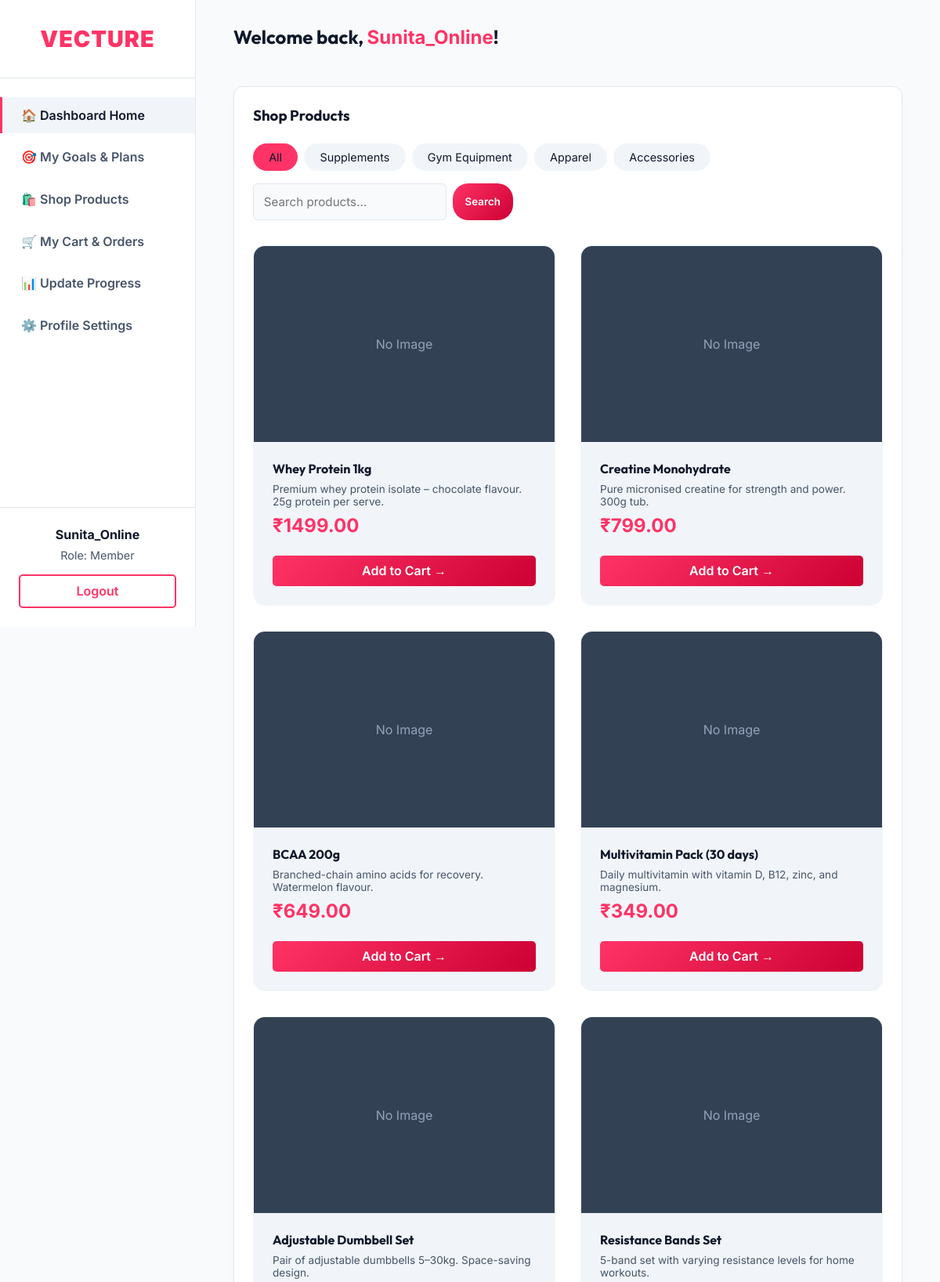
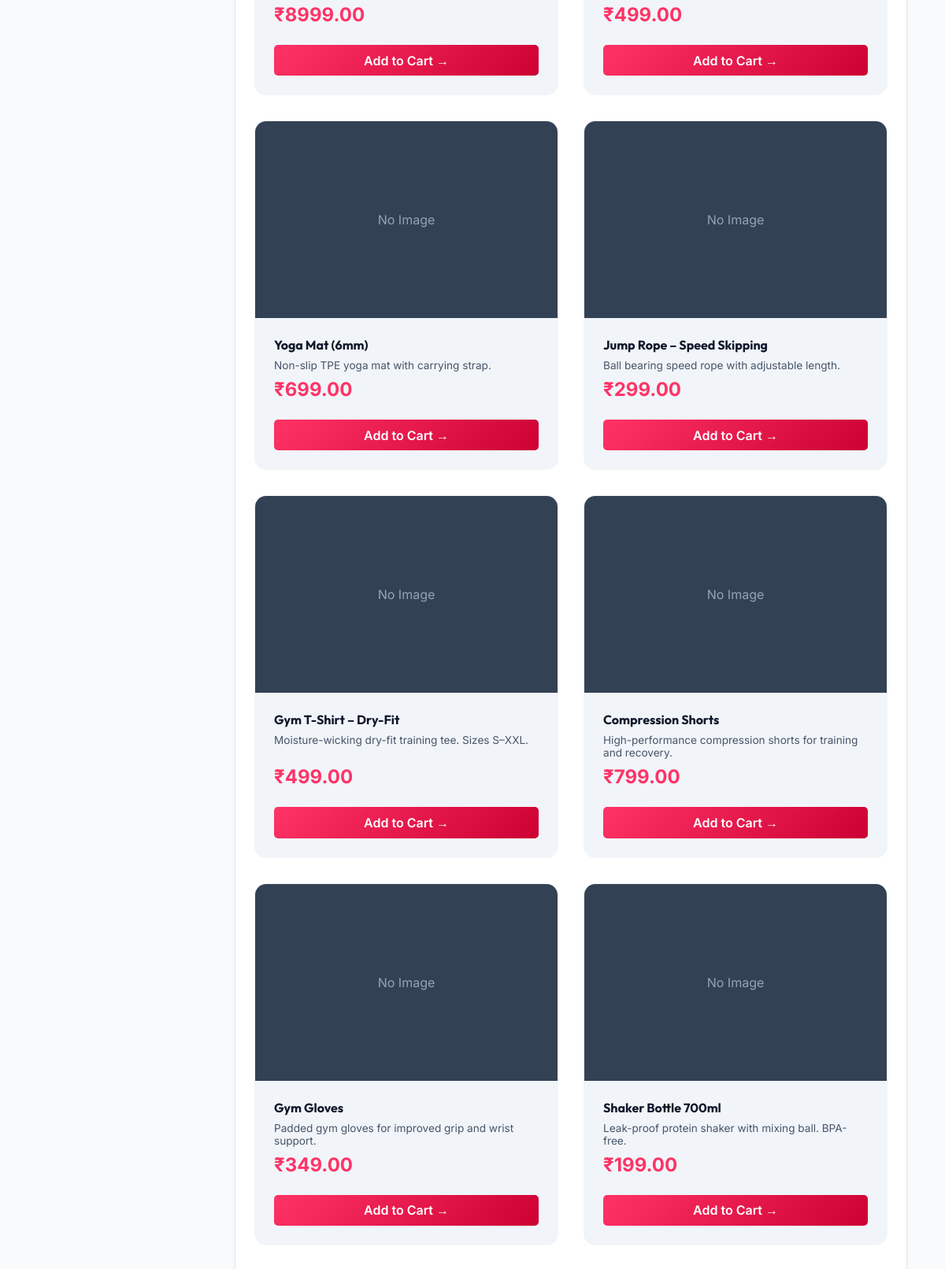
Page /dashboard/member/products/ (signed in, upper part) on the committed database (2 pictures, top to bottom).
### accounts/models.py (models this page shows, shortened)
class User(AbstractUser):
    ROLE_CHOICES = (
        ('admin', 'Admin'),
        ('trainer', 'Trainer'),
        ('member', 'Member'),
    )
    MEMBER_TYPE_CHOICES = (
        ('online', 'Online'),
        ('offline', 'Offline'),
    )
    role = models.CharField(max_length=20, choices=ROLE_CHOICES, default='member')
    member_type = models.CharField(max_length=20, choices=MEMBER_TYPE_CHOICES, blank=True, null=True)
    phone_no = models.CharField(max_length=20, blank=True, null=True)

### shop/models.py (models this page shows, shortened)
class Category(models.Model):
    name = models.CharField(max_length=100)

class Product(models.Model):
    category = models.ForeignKey(Category, on_delete=models.SET_NULL, null=True)
    name = models.CharField(max_length=200)
    description = models.TextField()
    price = models.DecimalField(max_digits=10, decimal_places=2)
    image = models.ImageField(upload_to='products/', blank=True, null=True)
    is_active = models.BooleanField(default=True)

### dashboard/views.py (the view)
# urls.py: path('member/products/', views.member_products, name='member_products'),
@login_required
def member_products(request):
    if request.user.role != 'member':
        return redirect('core:home')
    query = request.GET.get('q', '')
    category_id = request.GET.get('category', '')
    products = Product.objects.filter(is_active=True)
    categories = Category.objects.all()
    if query:
        products = products.filter(
            Q(name__icontains=query) | Q(description__icontains=query)
        )
    if category_id:
        products = products.filter(category_id=category_id)
    context = {
        'products': products,
        'categories': categories,
        'search_query': query,
        'current_category': int(category_id) if category_id else ''
    }
    return render(request, 'dashboard/member/products.html', context)

### templates/dashboard/member/products.html (shortened to what this page needs)
{% extends 'dashboard/base_dashboard.html' %}
{% block dashboard_content %}
<div class="card">
    <h3 style="margin-bottom: 1.5rem;">Shop Products</h3>
    <div class="filter-bar">
        <div class="categories-group">
            <a href="{% url 'dashboard:member_products' %}{% if search_query %}?q={{ search_query }}{% endif %}" class="filter-btn {% if not current_category %}active{% endif %}">All</a>
            {% for cat in categories %}
            <a href="?category={{ cat.id }}{% if search_query %}&q={{ search_query }}{% endif %}" class="filter-btn {% if current_category == cat.id|stringformat:'s' %}active{% endif %}">{{ cat.name }}</a>
            {% endfor %}
        </div>
        <form class="search-form" method="GET" action="{% url 'dashboard:member_products' %}">
            <input type="text" name="q" class="search-input" placeholder="Search products..." value="{{ search_query }}">
            <button type="submit" class="btn" style="padding: 0.5rem 1rem; border-radius: 20px;">Search</button>
        </form>
    </div>
    <div class="product-grid">
        {% for product in products %}
        <div class="product-card">
            {% if product.image %}
                <img src="{{ product.image.url }}" alt="{{ product.name }}" class="product-img">
            {% else %}
                <div class="product-img" style="display:flex; align-items:center; justify-content:center; color: #94a3b8;">No Image</div>
            {% endif %}
            <div class="product-info">
                <h4>{{ product.name }}</h4>
                <p style="color: var(--text-muted); font-size: 0.85rem; margin-top:0.5rem; flex-grow: 1;">{{ product.description|truncatewords:15 }}</p>
                <div class="product-price">&#8377;{{ product.price }}</div>
                <div style="margin-top: 1rem;">
                    <a href="{% url 'shop:add_to_cart' product.id %}" class="btn" style="width: 100%; display: block; text-align: center;">Add to Cart &rarr;</a>
                </div>
            </div>
        </div>
        {% empty %}
        <p style="text-align: center; grid-column: 1/-1; padding: 3rem; color: var(--text-muted);">No products found matching your search or filter.</p>
        {% endfor %}
    </div>
</div>
{% endblock %}

### templates/dashboard/base_dashboard.html (shortened to what this page needs)
<!DOCTYPE html>
<html lang="en">
<head>
</head>
<body>
    <nav class="sidebar">
        <div class="sidebar-header">
            <a href="{% url 'core:home' %}" class="brand">Vecture</a>
        </div>
        <ul class="sidebar-menu" id="sidebarMenu">
            <li><a href="{% url 'dashboard:dashboard_home' %}" class="active">🏠 Dashboard Home</a></li>
            {% if user.role == 'admin' or user.is_superuser %}
                <li><a href="{% url 'dashboard:admin_users' %}">👥 Manage Users</a></li>
                <li><a href="{% url 'dashboard:admin_trainers' %}">🏋️ Manage Trainers</a></li>
                <li><a href="{% url 'dashboard:admin_products' %}">🛒 Manage Products</a></li>
                <li><a href="{% url 'dashboard:admin_plans' %}">📋 Manage Plans & Goals</a></li>
                <li><a href="{% url 'dashboard:admin_payments' %}">💳 Fees & Payments</a></li>
                <li><a href="{% url 'dashboard:admin_messages' %}">✉️ Contact Messages</a></li>
            {% elif user.role == 'member' %}
                <li><a href="{% url 'dashboard:member_goals' %}">🎯 My Goals &amp; Plans</a></li>
                <li><a href="{% url 'dashboard:member_products' %}">🛍️ Shop Products</a></li>
                <li><a href="{% url 'shop:view_cart' %}">🛒 My Cart &amp; Orders</a></li>
                {% if user.member_type == 'online' %}
                <li><a href="{% url 'fitness:update_progress' %}">📊 Update Progress</a></li>
                {% elif user.member_type == 'offline' %}
                <li><a href="{% url 'dashboard:member_nutrition' %}">🍎 View Nutrition Plan</a></li>
                {% endif %}
            {% endif %}
            {% if user.role == 'admin' or user.is_superuser %}
                <li><a href="{% url 'dashboard:admin_profile' %}">⚙️ Profile Settings</a></li>
            {% elif user.role == 'trainer' %}
                <li><a href="{% url 'dashboard:trainer_profile' %}">⚙️ Profile Settings</a></li>
            {% elif user.role == 'member' %}
                <li><a href="{% url 'dashboard:member_profile' %}">⚙️ Profile Settings</a></li>
            {% endif %}
        </ul>
        <div class="user-info" id="sidebarUserInfo">
            <p style="font-weight: bold; margin-bottom: 0.5rem;">{{ user.username|title }}</p>
            <p style="color: var(--text-muted); font-size: 0.9rem; margin-bottom: 1rem;">Role: {{ user.get_role_display }}</p>
            <a href="{% url 'accounts:logout' %}" class="btn btn-outline" style="width: 100%; display:block; text-align:center;">Logout</a>
        </div>
    </nav>
    <main class="main-content">
        <div class="topbar">
            <h2>Welcome back, <span style="color: var(--primary);">{{ user.username|title }}</span>!</h2>
        </div>
        {% block dashboard_content %}{% endblock %}
    </main>
</body>
</html>

### templates/dashboard/base_dashboard.html (style rules this page uses)
:root { --primary: #FF3366; --primary-dark: #cc0033; --bg-dark: #f8fafc; --bg-card: #ffffff; --bg-hover: #f1f5f9; --text-light: #0f172a; --text-muted: #475569; --border: #e2e8f0; --sidebar-width: 250px; }
* { margin: 0; padding: 0; box-sizing: border-box; font-family: 'Inter', sans-serif; }
body { background-color: var(--bg-dark); color: var(--text-light); display: flex; min-height: 100vh; }
h1, h2, h3, h4 { font-family: 'Outfit', sans-serif; }
.sidebar { width: var(--sidebar-width); background-color: var(--bg-card); border-right: 1px solid var(--border); display: flex; flex-direction: column; position: fixed; height: 100vh; overflow-y: auto; z-index: 100; }
.sidebar-header { padding: 2rem 1.5rem; text-align: center; border-bottom: 1px solid var(--border); }
.sidebar-header .brand { font-size: 1.8rem; color: var(--primary); text-decoration: none; font-weight: 900; letter-spacing: 1px; text-transform: uppercase; }
.sidebar-menu { list-style: none; flex-grow: 1; padding: 1.5rem 0; }
.sidebar-menu li { margin-bottom: 0.5rem; }
.sidebar-menu a { display: block; padding: 0.8rem 1.5rem; color: var(--text-muted); text-decoration: none; font-weight: 600; transition: all 0.3s; border-left: 3px solid transparent; }
.sidebar-menu a:hover, .sidebar-menu a.active { color: var(--text-light); background-color: var(--bg-hover); border-left-color: var(--primary); }
.user-info { padding: 1.5rem; border-top: 1px solid var(--border); text-align: center; }
.main-content { flex-grow: 1; margin-left: var(--sidebar-width); padding: 2rem 3rem; overflow-y: auto; width: 100%; }
.topbar { display: flex; justify-content: space-between; align-items: center; margin-bottom: 3rem; }
.card { background: var(--bg-card); border-radius: 12px; padding: 1.5rem; border: 1px solid var(--border); box-shadow: 0 4px 6px -1px rgba(0, 0, 0, 0.05); margin-bottom: 1.5rem; }
.btn { background: linear-gradient(135deg, var(--primary), var(--primary-dark)); color: white; padding: 0.6rem 1.2rem; border-radius: 5px; text-decoration: none; font-weight: 600; border: none; cursor: pointer; transition: transform 0.3s, box-shadow 0.3s; display: inline-flex; align-items: center; justify-content: center; }
.btn-outline { background: transparent; border: 2px solid var(--primary); color: var(--primary); }
input[type="text"], input[type="email"], input[type="password"], input[type="number"], input[type="date"], select, textarea, input[type="url"], input[type="tel"] { width: 100%; padding: 0.8rem; background: var(--bg-dark); color: var(--text-light); border: 1px solid var(--border); border-radius: 6px; font-size: 0.95rem; transition: border-color 0.3s, box-shadow 0.3s; }

### templates/dashboard/member/products.html (style rules this page uses)
.product-grid { display: grid; grid-template-columns: repeat(auto-fill, minmax(280px, 1fr)); gap: 2rem; margin-top: 2rem; }
.product-card { background: var(--bg-hover); border-radius: 15px; overflow: hidden; transition: transform 0.3s; display: flex; flex-direction: column; border: 1px solid rgba(255,255,255,0.05); }
.product-img { width: 100%; height: 250px; object-fit: cover; background: #334155; }
.product-info { padding: 1.5rem; flex-grow: 1; display: flex; flex-direction: column; }
.product-price { font-size: 1.5rem; color: var(--primary); font-weight: bold; margin: 0.5rem 0; }
.filter-bar { display: flex; gap: 1rem; flex-wrap: wrap; margin-bottom: 2rem; align-items: center; justify-content: space-between; }
.categories-group { display: flex; gap: 0.5rem; flex-wrap: wrap; }
.filter-btn { background: var(--bg-hover); color: var(--text-light); padding: 0.5rem 1.2rem; border-radius: 30px; text-decoration: none; border: 1px solid rgba(255,255,255,0.1); font-size: 0.9rem; }
.filter-btn:hover, .filter-btn.active { background: var(--primary); border-color: var(--primary); }
.search-form { display: flex; gap: 0.5rem; }
.search-input { background: var(--bg-hover); border: 1px solid rgba(255,255,255,0.1); border-radius: 20px; padding: 0.5rem 1.2rem; color: white; outline: none; }

### rows in the picture
User: username "Sunita_Online", role "Member"
Category: name "Supplements"
Category: name "Gym Equipment"
Category: name "Apparel"
Category: name "Accessories"
Product: image "No Image", name "Whey Protein 1kg", description "Premium whey protein isolate – chocolate flavour. 25g protein per serve.", price "1499.00"
Product: image "No Image", name "Creatine Monohydrate", description "Pure micronised creatine for strength and power. 300g tub.", price "799.00"
Product: image "No Image", name "BCAA 200g", description "Branched-chain amino acids for recovery. Watermelon flavour.", price "649.00"
Product: image "No Image", name "Multivitamin Pack (30 days)", description "Daily multivitamin with vitamin D, B12, zinc, and magnesium.", price "349.00"
Product: image "No Image", name "Adjustable Dumbbell Set", description "Pair of adjustable dumbbells 5–30kg. Space-saving design.", price "8999.00"
Product: image "No Image", name "Resistance Bands Set", description "5-band set with varying resistance levels for home workouts.", price "499.00"
Product: image "No Image", name "Yoga Mat (6mm)", description "Non-slip TPE yoga mat with carrying strap.", price "699.00"
Product: image "No Image", name "Jump Rope – Speed Skipping", description "Ball bearing speed rope with adjustable length.", price "299.00"
Product: image "No Image", name "Gym T-Shirt – Dry-Fit", description "Moisture-wicking dry-fit training tee. Sizes S–XXL.", price "499.00"
Product: image "No Image", name "Compression Shorts", description "High-performance compression shorts for training and recovery.", price "799.00"
Product: image "No Image", name "Gym Gloves", description "Padded gym gloves for improved grip and wrist support.", price "349.00"
Product: image "No Image", name "Shaker Bottle 700ml", description "Leak-proof protein shaker with mixing ball. BPA-free.", price "199.00"
